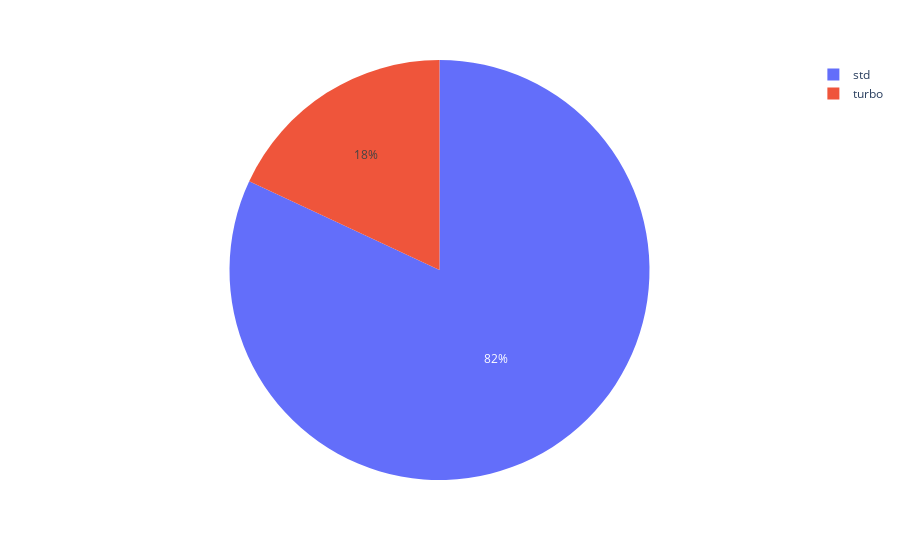

The code cell stored with this chart in its notebook:
### Code cell
fig = px.pie(number_aspiration, values='aspiration', names='index')
fig.show()

### Figure 1 — Plotly figure (JSON) as saved in the notebook; plotly's stock layout.template omitted (floating-point values rounded to 4 significant figures)
{"data": [{"domain": {"x": [0, 1], "y": [0, 1]}, "hovertemplate": "index=%{label}<br>aspiration=%{value}<extra></extra>", "labels": ["std", "turbo"], "legendgroup": "", "name": "", "showlegend": true, "type": "pie", "values": [168, 37]}], "layout": {"legend": {"tracegroupgap": 0}, "margin": {"t": 60}}}
